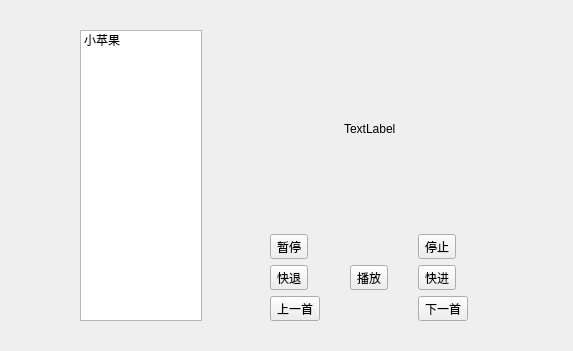
<?xml version="1.0" encoding="UTF-8"?>
<ui version="4.0">
 <class>MusicWidget</class>
 <widget class="QWidget" name="MusicWidget">
  <property name="geometry">
   <rect>
    <x>0</x>
    <y>0</y>
    <width>573</width>
    <height>351</height>
   </rect>
  </property>
  <property name="windowTitle">
   <string>Form</string>
  </property>
  <layout class="QVBoxLayout" name="verticalLayout_3">
   <item>
    <spacer name="verticalSpacer_2">
     <property name="orientation">
      <enum>Qt::Vertical</enum>
     </property>
     <property name="sizeType">
      <enum>QSizePolicy::Maximum</enum>
     </property>
     <property name="sizeHint" stdset="0">
      <size>
       <width>10</width>
       <height>10</height>
      </size>
     </property>
    </spacer>
   </item>
   <item>
    <layout class="QHBoxLayout" name="horizontalLayout_2">
     <item>
      <spacer name="horizontalSpacer_3">
       <property name="orientation">
        <enum>Qt::Horizontal</enum>
       </property>
       <property name="sizeType">
        <enum>QSizePolicy::Maximum</enum>
       </property>
       <property name="sizeHint" stdset="0">
        <size>
         <width>60</width>
         <height>20</height>
        </size>
       </property>
      </spacer>
     </item>
     <item>
      <widget class="QWidget" name="widget_music_list" native="true">
       <property name="maximumSize">
        <size>
         <width>140</width>
         <height>16777215</height>
        </size>
       </property>
       <layout class="QVBoxLayout" name="verticalLayout">
        <item>
         <widget class="QListWidget" name="listWidget_music">
          <item>
           <property name="text">
            <string>小苹果</string>
           </property>
          </item>
         </widget>
        </item>
       </layout>
      </widget>
     </item>
     <item>
      <spacer name="horizontalSpacer_5">
       <property name="orientation">
        <enum>Qt::Horizontal</enum>
       </property>
       <property name="sizeType">
        <enum>QSizePolicy::Maximum</enum>
       </property>
       <property name="sizeHint" stdset="0">
        <size>
         <width>20</width>
         <height>20</height>
        </size>
       </property>
      </spacer>
     </item>
     <item>
      <widget class="QWidget" name="widget_music_control" native="true">
       <layout class="QVBoxLayout" name="verticalLayout_2">
        <item>
         <layout class="QHBoxLayout" name="horizontalLayout">
          <item>
           <spacer name="horizontalSpacer">
            <property name="orientation">
             <enum>Qt::Horizontal</enum>
            </property>
            <property name="sizeHint" stdset="0">
             <size>
              <width>40</width>
              <height>20</height>
             </size>
            </property>
           </spacer>
          </item>
          <item>
           <widget class="QLabel" name="label_music_picture">
            <property name="text">
             <string>TextLabel</string>
            </property>
           </widget>
          </item>
          <item>
           <spacer name="horizontalSpacer_2">
            <property name="orientation">
             <enum>Qt::Horizontal</enum>
            </property>
            <property name="sizeHint" stdset="0">
             <size>
              <width>40</width>
              <height>20</height>
             </size>
            </property>
           </spacer>
          </item>
         </layout>
        </item>
        <item>
         <layout class="QGridLayout" name="gridLayout">
          <item row="0" column="0">
           <widget class="QToolButton" name="toolButton">
            <property name="text">
             <string>暂停</string>
            </property>
           </widget>
          </item>
          <item row="0" column="2">
           <widget class="QToolButton" name="toolButton_3">
            <property name="text">
             <string>停止</string>
            </property>
           </widget>
          </item>
          <item row="1" column="0">
           <widget class="QToolButton" name="toolButton_5">
            <property name="text">
             <string>快退</string>
            </property>
           </widget>
          </item>
          <item row="1" column="1">
           <widget class="QToolButton" name="toolButton_2">
            <property name="text">
             <string>播放</string>
            </property>
           </widget>
          </item>
          <item row="1" column="2">
           <widget class="QToolButton" name="toolButton_7">
            <property name="text">
             <string>快进</string>
            </property>
           </widget>
          </item>
          <item row="2" column="0">
           <widget class="QToolButton" name="toolButton_4">
            <property name="text">
             <string>上一首</string>
            </property>
           </widget>
          </item>
          <item row="2" column="2">
           <widget class="QToolButton" name="toolButton_6">
            <property name="text">
             <string>下一首</string>
            </property>
           </widget>
          </item>
         </layout>
        </item>
       </layout>
      </widget>
     </item>
     <item>
      <spacer name="horizontalSpacer_4">
       <property name="orientation">
        <enum>Qt::Horizontal</enum>
       </property>
       <property name="sizeType">
        <enum>QSizePolicy::Maximum</enum>
       </property>
       <property name="sizeHint" stdset="0">
        <size>
         <width>60</width>
         <height>20</height>
        </size>
       </property>
      </spacer>
     </item>
    </layout>
   </item>
   <item>
    <spacer name="verticalSpacer">
     <property name="orientation">
      <enum>Qt::Vertical</enum>
     </property>
     <property name="sizeType">
      <enum>QSizePolicy::Maximum</enum>
     </property>
     <property name="sizeHint" stdset="0">
      <size>
       <width>20</width>
       <height>10</height>
      </size>
     </property>
    </spacer>
   </item>
  </layout>
 </widget>
 <resources/>
 <connections/>
</ui>
